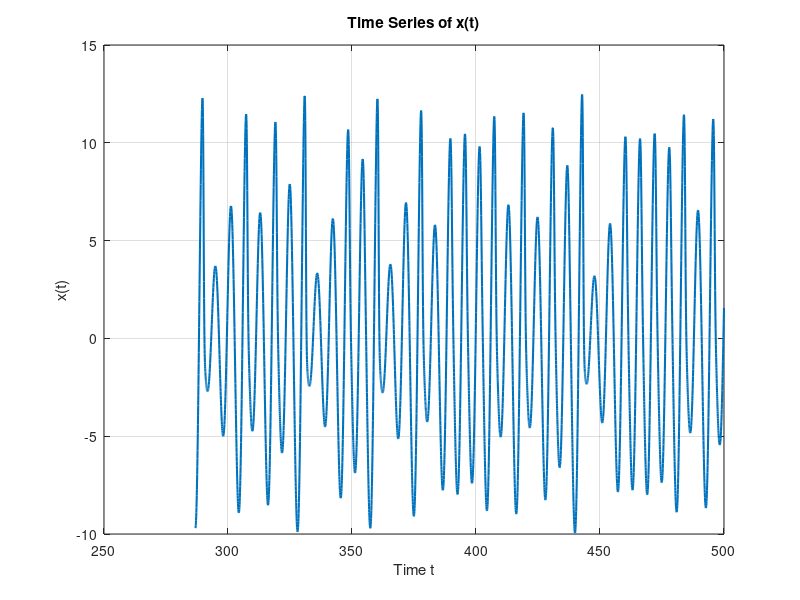
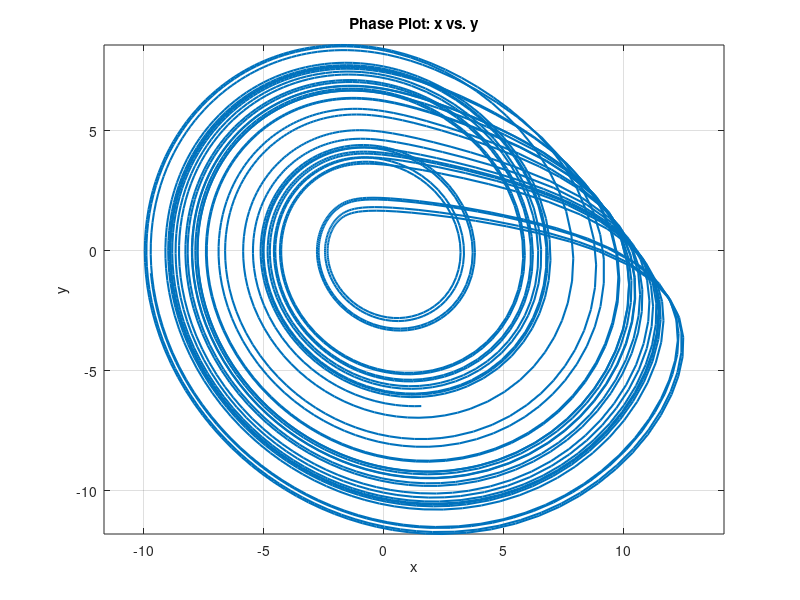

Write MATLAB code to recreate these figures, in order.
% rossler_system.m - Simulation of the Rössler System using ode45
%
% Equations of the Rössler system:
%   dx/dt = -y - z
%   dy/dt = x + a*y
%   dz/dt = b + x*z - c*z
%
% Constant parameters:
%   a = 0.2, b = a, c = 6.3
%
% This script generates random initial conditions, integrates the Rössler system
% over a specified time span, removes transient dynamics, and plots:
%   - The time series of x(t)
%   - A phase plot of x versus y
%
% Author: Sabneet Bains
% License: MIT License

clear; close all; clc;

%% Parameters
a = 0.2;
b = a;
c = 6.3;

%% Define the Rössler System
% p(1)=x, p(2)=y, p(3)=z
rossler = @(t,p) [ - (p(2) + p(3));
                     p(1) + a * p(2);
                     b + p(1) * p(3) - c * p(3) ];

%% Generate Random Initial Conditions
rng('shuffle');
x0 = 10 * rand;
y0 = 10 * rand;
z0 = 10 * rand;
initialConditions = [x0; y0; z0];

%% Numerical Integration with ode45
tspan = [0 500];
[t, p] = ode45(rossler, tspan, initialConditions);

%% Remove Transients
% Remove the first 5000 data points if available; otherwise, use the full data.
if length(t) > 5000
    t_trim = t(5000:end);
    p_trim = p(5000:end, :);
else
    t_trim = t;
    p_trim = p;
end

%% Plotting Results

% Plot x(t) versus time
figure;
plot(t_trim, p_trim(:,1), 'LineWidth', 1.5);
grid on;
xlabel('Time t');
ylabel('x(t)');
title('Time Series of x(t)');

% Plot phase plot: x versus y
figure;
plot(p_trim(:,1), p_trim(:,2), 'LineWidth', 1.5);
grid on;
xlabel('x');
ylabel('y');
title('Phase Plot: x vs. y');
axis equal;
